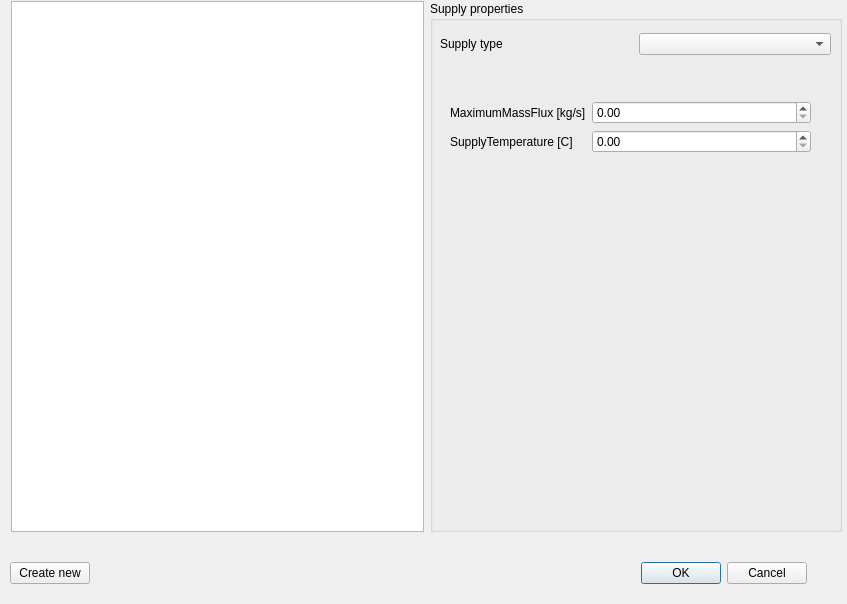
<?xml version="1.0" encoding="UTF-8"?>
<ui version="4.0">
 <class>SVExternalSupplySelectionDialog</class>
 <widget class="QDialog" name="SVExternalSupplySelectionDialog">
  <property name="geometry">
   <rect>
    <x>0</x>
    <y>0</y>
    <width>847</width>
    <height>604</height>
   </rect>
  </property>
  <property name="windowTitle">
   <string>Select supply</string>
  </property>
  <widget class="QWidget" name="layoutWidget">
   <property name="geometry">
    <rect>
     <x>11</x>
     <y>1</y>
     <width>831</width>
     <height>531</height>
    </rect>
   </property>
   <layout class="QGridLayout" name="gridLayout">
    <item row="0" column="1">
     <widget class="QGroupBox" name="groupBox">
      <property name="sizePolicy">
       <sizepolicy hsizetype="Expanding" vsizetype="Preferred">
        <horstretch>0</horstretch>
        <verstretch>0</verstretch>
       </sizepolicy>
      </property>
      <property name="title">
       <string>Supply properties</string>
      </property>
      <widget class="QWidget" name="layoutWidget">
       <property name="geometry">
        <rect>
         <x>10</x>
         <y>30</y>
         <width>391</width>
         <height>27</height>
        </rect>
       </property>
       <layout class="QGridLayout" name="gridLayout_2">
        <item row="0" column="0">
         <widget class="QLabel" name="label">
          <property name="text">
           <string>Supply type</string>
          </property>
         </widget>
        </item>
        <item row="0" column="1">
         <widget class="QComboBox" name="comboBoxSupplyType"/>
        </item>
       </layout>
      </widget>
      <widget class="QStackedWidget" name="stackedWidgetSupply">
       <property name="geometry">
        <rect>
         <x>20</x>
         <y>70</y>
         <width>371</width>
         <height>431</height>
        </rect>
       </property>
       <property name="currentIndex">
        <number>0</number>
       </property>
       <widget class="QWidget" name="pageStandAlone">
        <widget class="QWidget" name="layoutWidget">
         <property name="geometry">
          <rect>
           <x>0</x>
           <y>30</y>
           <width>361</width>
           <height>60</height>
          </rect>
         </property>
         <layout class="QFormLayout" name="formLayout">
          <item row="0" column="0">
           <widget class="QLabel" name="label_2">
            <property name="text">
             <string>MaximumMassFlux [kg/s]</string>
            </property>
           </widget>
          </item>
          <item row="0" column="1">
           <widget class="QDoubleSpinBox" name="doubleSpinBoxMaxMassFlux"/>
          </item>
          <item row="1" column="0">
           <widget class="QLabel" name="label_3">
            <property name="text">
             <string>SupplyTemperature [C]</string>
            </property>
           </widget>
          </item>
          <item row="1" column="1">
           <widget class="QDoubleSpinBox" name="doubleSpinBoxSupplyTemp"/>
          </item>
         </layout>
        </widget>
       </widget>
       <widget class="QWidget" name="pageDatabaseFMU"/>
       <widget class="QWidget" name="pageUserDefinedFMU">
        <widget class="QPushButton" name="pushButtonFMUPath">
         <property name="geometry">
          <rect>
           <x>0</x>
           <y>60</y>
           <width>361</width>
           <height>25</height>
          </rect>
         </property>
         <property name="text">
          <string>Search FMU path</string>
         </property>
        </widget>
        <widget class="QWidget" name="layoutWidget">
         <property name="geometry">
          <rect>
           <x>0</x>
           <y>110</y>
           <width>361</width>
           <height>71</height>
          </rect>
         </property>
         <layout class="QFormLayout" name="formLayout_2">
          <item row="0" column="1">
           <widget class="QDoubleSpinBox" name="doubleSpinBoxMaxMassFluxFMU"/>
          </item>
          <item row="1" column="0">
           <widget class="QLabel" name="label_5">
            <property name="text">
             <string>HeatingPowerFMU [kW]</string>
            </property>
           </widget>
          </item>
          <item row="1" column="1">
           <widget class="QDoubleSpinBox" name="doubleSpinBoxHeatingPowerFMU"/>
          </item>
          <item row="0" column="0">
           <widget class="QLabel" name="label_4">
            <property name="text">
             <string>MaximumMassFluxFMU [kg/s]</string>
            </property>
           </widget>
          </item>
         </layout>
        </widget>
        <widget class="QWidget" name="layoutWidget">
         <property name="geometry">
          <rect>
           <x>0</x>
           <y>30</y>
           <width>361</width>
           <height>27</height>
          </rect>
         </property>
         <layout class="QFormLayout" name="formLayout_3">
          <item row="0" column="0">
           <widget class="QLabel" name="label_6">
            <property name="text">
             <string>Supply FMU</string>
            </property>
           </widget>
          </item>
          <item row="0" column="1">
           <widget class="QLineEdit" name="lineEditSupplyFMUName"/>
          </item>
         </layout>
        </widget>
       </widget>
       <widget class="QWidget" name="pageEmpty"/>
      </widget>
     </widget>
    </item>
    <item row="0" column="0">
     <widget class="QListWidget" name="listWidgetSupply"/>
    </item>
   </layout>
  </widget>
  <widget class="QWidget" name="">
   <property name="geometry">
    <rect>
     <x>10</x>
     <y>560</y>
     <width>797</width>
     <height>27</height>
    </rect>
   </property>
   <layout class="QGridLayout" name="gridLayout_3">
    <item row="0" column="0">
     <widget class="QPushButton" name="pushButtonCreateNew">
      <property name="text">
       <string>Create new</string>
      </property>
     </widget>
    </item>
    <item row="0" column="2">
     <widget class="QDialogButtonBox" name="buttonBox">
      <property name="orientation">
       <enum>Qt::Horizontal</enum>
      </property>
      <property name="standardButtons">
       <set>QDialogButtonBox::Cancel|QDialogButtonBox::Ok</set>
      </property>
     </widget>
    </item>
    <item row="0" column="1">
     <spacer name="horizontalSpacer">
      <property name="orientation">
       <enum>Qt::Horizontal</enum>
      </property>
      <property name="sizeHint" stdset="0">
       <size>
        <width>508</width>
        <height>20</height>
       </size>
      </property>
     </spacer>
    </item>
   </layout>
  </widget>
 </widget>
 <resources/>
 <connections>
  <connection>
   <sender>buttonBox</sender>
   <signal>accepted()</signal>
   <receiver>SVExternalSupplySelectionDialog</receiver>
   <slot>accept()</slot>
   <hints>
    <hint type="sourcelabel">
     <x>227</x>
     <y>382</y>
    </hint>
    <hint type="destinationlabel">
     <x>157</x>
     <y>274</y>
    </hint>
   </hints>
  </connection>
  <connection>
   <sender>buttonBox</sender>
   <signal>rejected()</signal>
   <receiver>SVExternalSupplySelectionDialog</receiver>
   <slot>reject()</slot>
   <hints>
    <hint type="sourcelabel">
     <x>295</x>
     <y>388</y>
    </hint>
    <hint type="destinationlabel">
     <x>286</x>
     <y>274</y>
    </hint>
   </hints>
  </connection>
 </connections>
</ui>
